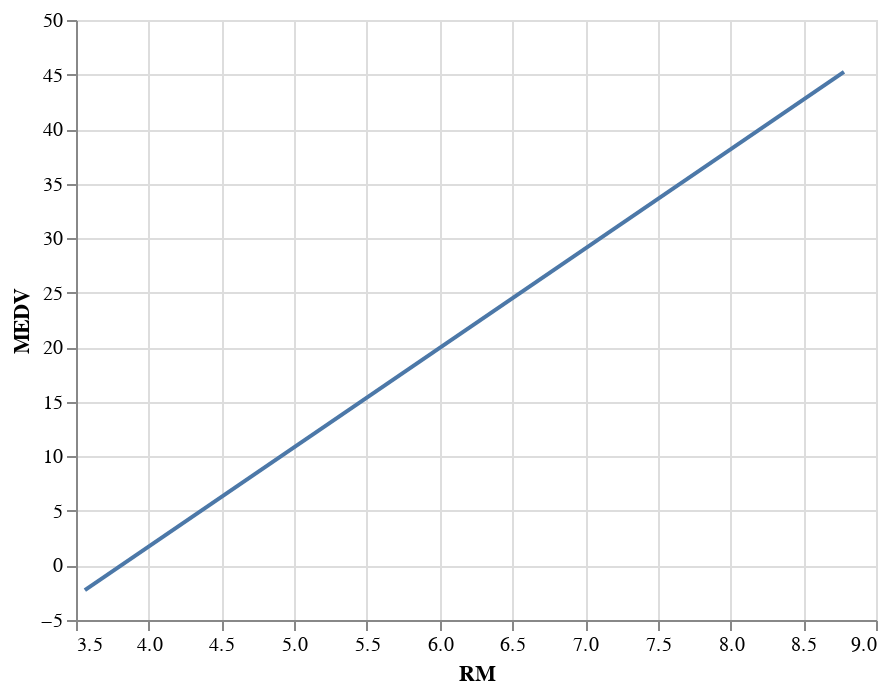

Here is the notebook cell this chart was saved with:
### Code cell
line = scatter.transform_regression('RM','MEDV').mark_line()
line

### Figure 1 — Vega-Lite specification as saved in the notebook (floating-point values rounded to 4 significant figures; data arrays with more than 128 entries replaced by an {"elided": "..."} marker saying what was removed)
{"config": {"view": {"continuousWidth": 400, "continuousHeight": 300}}, "data": {"name": "data-29247cd83fc15e7e8b2c73e99d0bc786"}, "mark": "line", "encoding": {"x": {"field": "RM", "type": "quantitative"}, "y": {"field": "MEDV", "type": "quantitative"}}, "transform": [{"on": "RM", "regression": "MEDV"}], "$schema": "https://vega.github.io/schema/vega-lite/v4.17.0.json", "datasets": {"data-29247cd83fc15e7e8b2c73e99d0bc786": {"elided": "506 records"}}}
